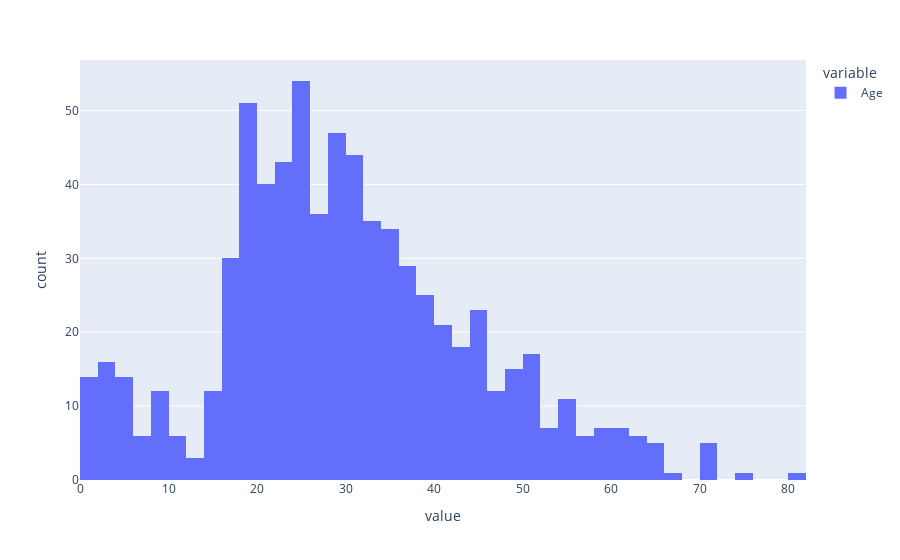

The code cell stored with this chart in its notebook:
### Code cell
px.histogram(dataset["Age"])

### Figure 1 — Plotly figure (JSON) as saved in the notebook; plotly's stock layout.template omitted (floating-point values rounded to 4 significant figures; data arrays with more than 128 entries replaced by an {"elided": "..."} marker saying what was removed)
{"data": [{"alignmentgroup": "True", "bingroup": "x", "hovertemplate": "variable=Age<br>value=%{x}<br>count=%{y}<extra></extra>", "legendgroup": "Age", "marker": {"color": "#636efa", "pattern": {"shape": ""}}, "name": "Age", "offsetgroup": "Age", "orientation": "v", "showlegend": true, "type": "histogram", "x": {"elided": "891 float values"}, "xaxis": "x", "yaxis": "y"}], "layout": {"barmode": "relative", "legend": {"title": {"text": "variable"}, "tracegroupgap": 0}, "margin": {"t": 60}, "xaxis": {"anchor": "y", "domain": [0, 1], "title": {"text": "value"}}, "yaxis": {"anchor": "x", "domain": [0, 1], "title": {"text": "count"}}}}
